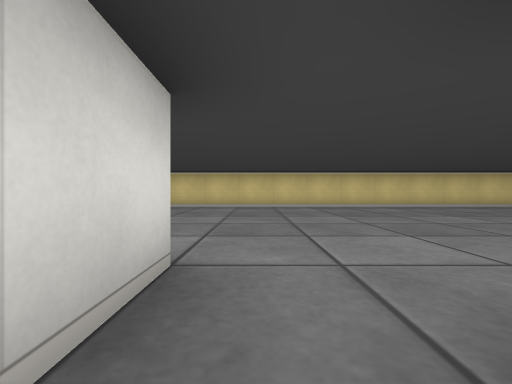
view 1 (above)

24 first-person views from a walk through a cub3D level. The camera is about half as high as the walls, looks level and sees 90° across. The floor is counted in squares. Each view is taken from the middle of a square. On the plan, view 1 faces up. The plan holds only what a view shows up to about 9 squares ahead; the rest is blank.

view 2
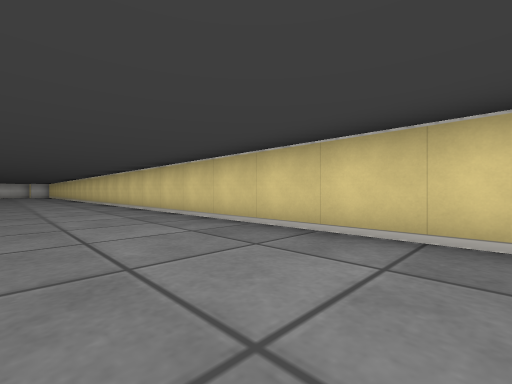

view 3
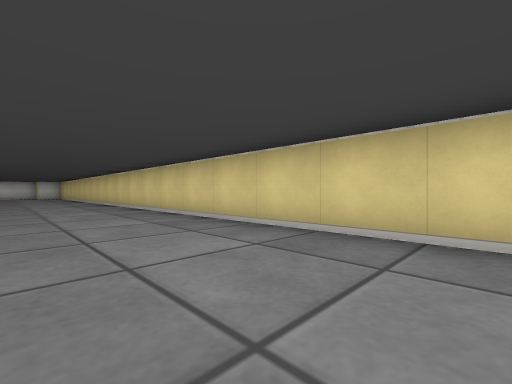

view 4
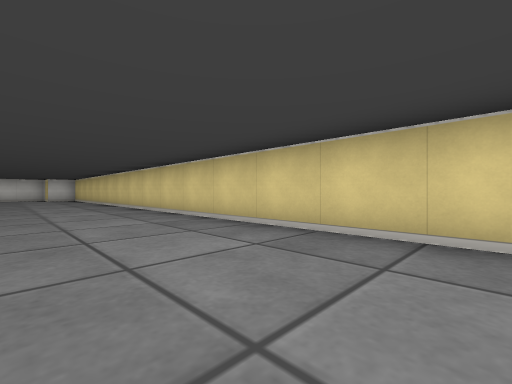

view 5
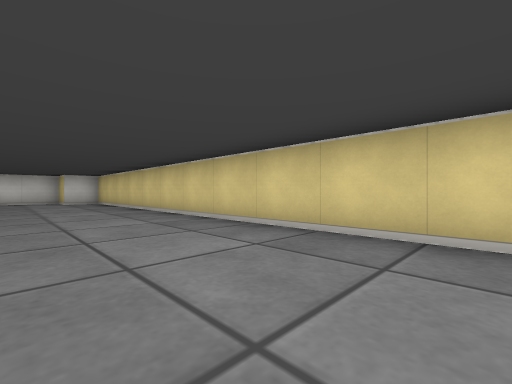

view 6
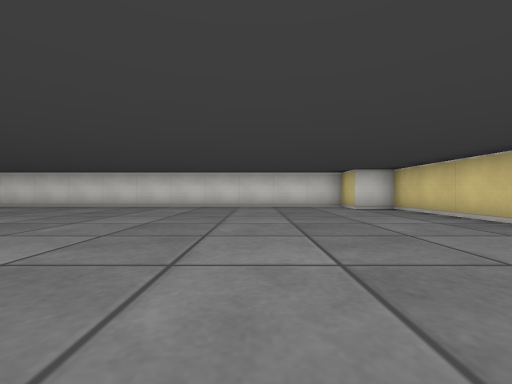

view 7
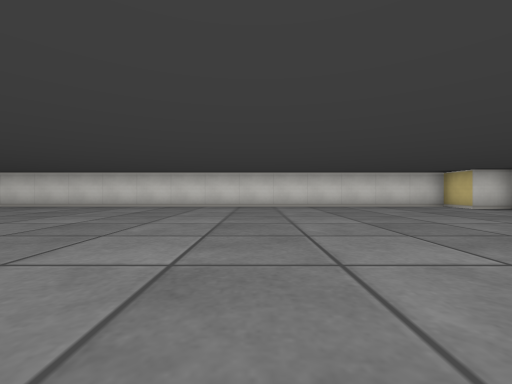

view 8
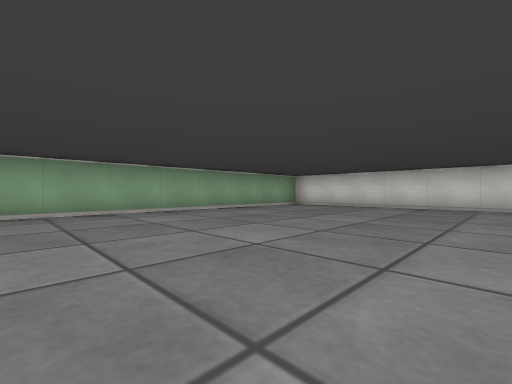

view 9
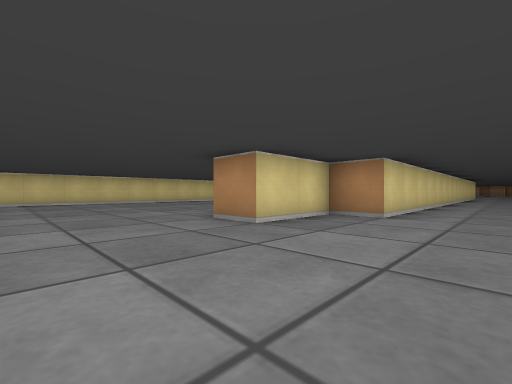

view 10
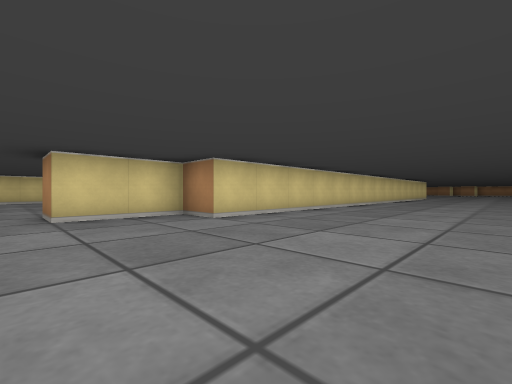

view 11
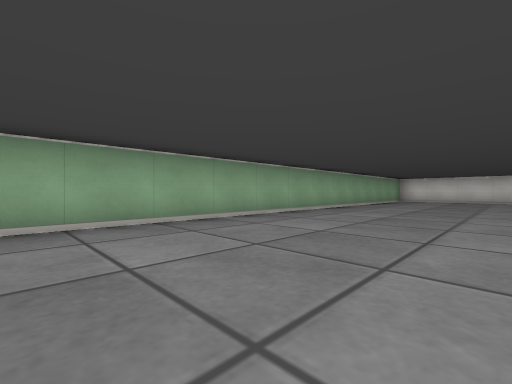

view 12
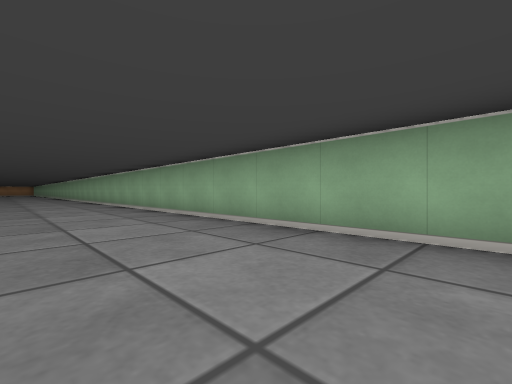

view 13
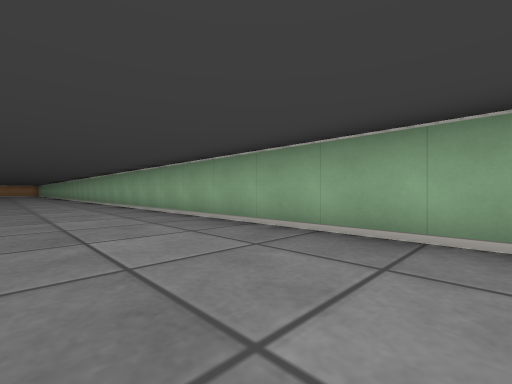

view 14
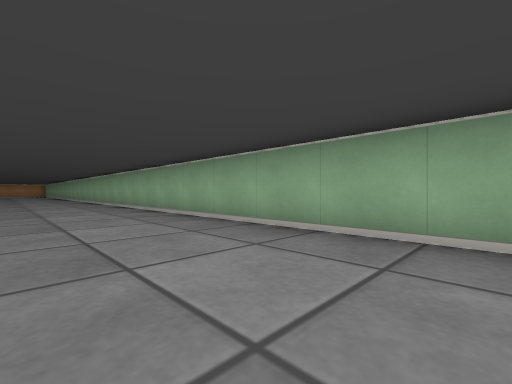

view 15
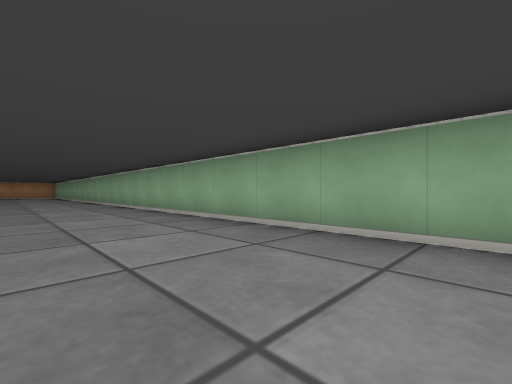

view 16
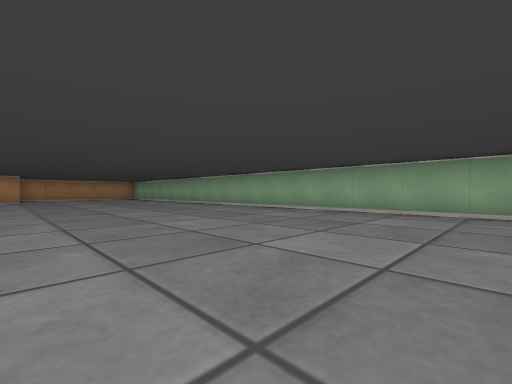

view 17
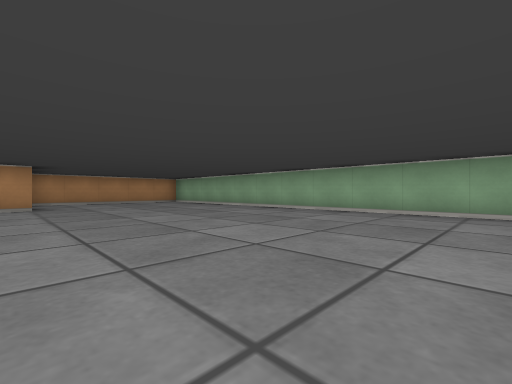

view 18
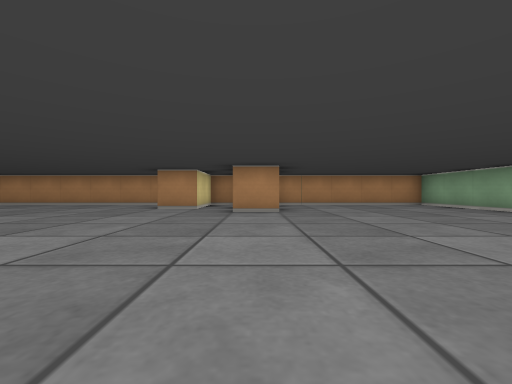

view 19
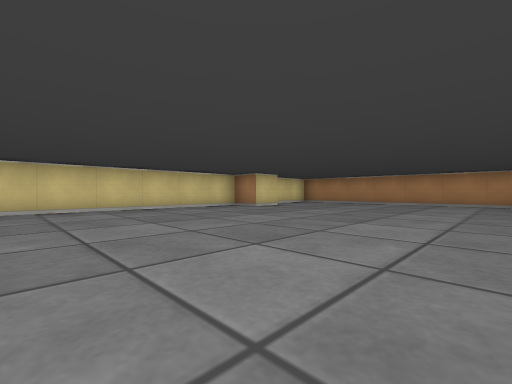

view 20
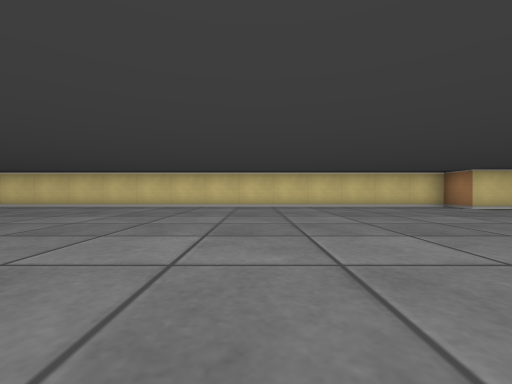

view 21
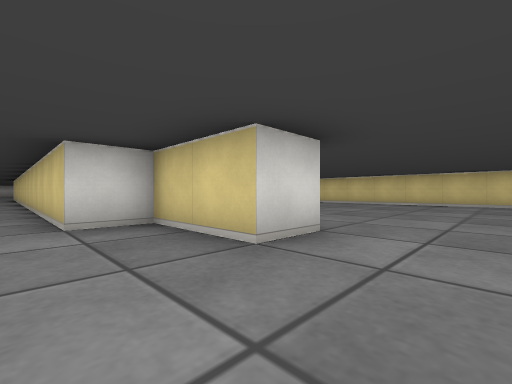

view 22
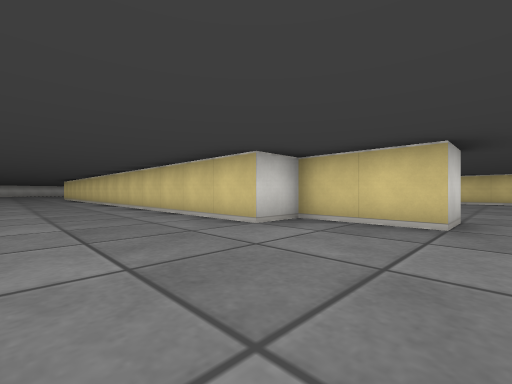

view 23
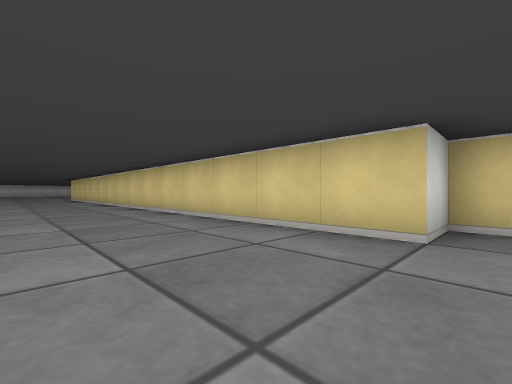

view 24
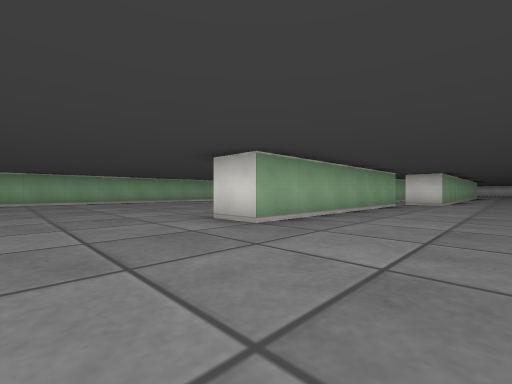

### Floor plan
Key: @ floor where view 1 was taken; # wall or solid block; . floor.
Columns run from 25 left of view 1 to 22 right of it. Each row starts with its distance up from view 1.
  8  ###########################################
  7 ##.........................................#   #
  6 #..............................................#
  5 #..............................................#
  4 #........ ......        .......................#
  3 #.......  .....       .........................#
  2 #.......  .....       .........................#
  1 #........ ....         ##.......... ...........#
  0 #.......  ...###         @######...  .  .....###
 -1 #......   .....###############.....    ........#
 -2 #........ ..................................#  #
 -3 #........ .....................................#
 -4 #..............................................#
 -5 #..............................................#
 -6 #..............................................#
 -7 #..............................................#
 -8 ################################################

Positions as (right, up) in squares from view 1, and headings:
1: (0, 0), facing up
2: (0, 5), facing up-left
3: (-5, 5), facing up-left
4: (-9, 5), facing up-left
5: (-13, 5), facing up-left
6: (-17, 4), facing left
7: (-17, 1), facing left
8: (-17, -2), facing down-left
9: (-15, -3), facing up-right
10: (-13, -5), facing up-right
11: (-12, -4), facing down-left
12: (-14, -5), facing down-right
13: (-9, -5), facing down-right
14: (-4, -5), facing down-right
15: (1, -5), facing down-right
16: (6, -2), facing down-right
17: (11, -2), facing down-right
18: (13, -2), facing right
19: (12, 1), facing up-right
20: (12, 0), facing up
21: (8, -2), facing up-left
22: (7, -4), facing up-left
23: (5, -4), facing up-left
24: (9, 3), facing down-left
